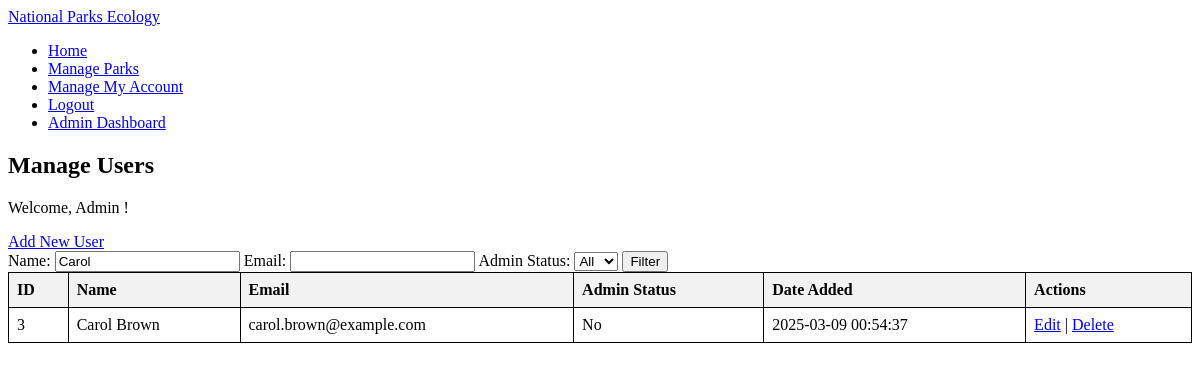
/admin/manageUsers.php?name=Carol (signed in), run on the app's committed database.
### tables this page shows
CREATE TABLE `users` (
  `id` int(11) NOT NULL,
  `first` varchar(50) NOT NULL,
  `last` varchar(50) NOT NULL,
  `email` varchar(100) NOT NULL,
  `password` varchar(255) NOT NULL,
  `is_admin` enum('Yes','No') DEFAULT 'No',
  `dateAdded` timestamp NOT NULL DEFAULT current_timestamp()
);

### admin/manageUsers.php (the view, shortened to what this page needs)
<?php
include('../reusable/connection.php');
$whereClauses = [];
$params = [];
$paramTypes = "";
if (!empty($_GET['name'])) {
    $whereClauses[] = "(first LIKE ? OR last LIKE ?)";
    $params[] = "%" . $_GET['name'] . "%";
    $params[] = "%" . $_GET['name'] . "%";
    $paramTypes .= "ss";
}
$whereSQL = (!empty($whereClauses)) ? " WHERE " . implode(" AND ", $whereClauses) : "";
$query = "SELECT id, first, last, email, is_admin, dateAdded FROM users $whereSQL ORDER BY dateAdded DESC";
$stmt = $connect->prepare($query);
if (!empty($params)) {
    $stmt->bind_param($paramTypes, ...$params);
}
$stmt->execute();
$result = $stmt->get_result();
?>
<!DOCTYPE html>
<html lang="en">
<head>
</head>
<body>
<?php include('../reusable/nav.php'); ?>
    <h2>Manage Users</h2>
    <p>Welcome, <?php echo htmlspecialchars($_SESSION['first'] . " " . $_SESSION['last']); ?>!</p>
    <a href="createUser.php">Add New User</a>
    <form method="GET">
        <label>Name:</label>
        <input type="text" name="name" value="<?php echo htmlspecialchars($_GET['name'] ?? ''); ?>">
        <label>Email:</label>
        <input type="text" name="email" value="<?php echo htmlspecialchars($_GET['email'] ?? ''); ?>">
        <label>Admin Status:</label>
        <select name="is_admin">
            <option value="">All</option>
        </select>
        <button type="submit">Filter</button>
    </form>
    <?php if ($result->num_rows > 0): ?>
        <table>
            <tr>
                <th>ID</th>
                <th>Name</th>
                <th>Email</th>
                <th>Admin Status</th>
                <th>Date Added</th>
                <th>Actions</th>
            </tr>
            <?php while ($row = $result->fetch_assoc()): ?>
                <tr>
                    <td><?php echo htmlspecialchars($row['id']); ?></td>
                    <td><?php echo htmlspecialchars($row['first'] . " " . $row['last']); ?></td>
                    <td><?php echo htmlspecialchars($row['email']); ?></td>
                    <td><?php echo htmlspecialchars($row['is_admin']); ?></td>
                    <td><?php echo htmlspecialchars($row['dateAdded']); ?></td>
                    <td>
                        <a href="updateUser.php?id=<?php echo $row['id']; ?>">Edit</a> |
                        <a href="deleteUser.php?id=<?php echo $row['id']; ?>" onclick="return confirm('Are you sure you want to delete this user?');">Delete</a>
                    </td>
                </tr>
            <?php endwhile; ?>
        </table>
    <?php else: ?>
        <p>No users found.</p>
    <?php endif; ?>
</body>
</html>

### admin/manageUsers.php (style rules this page uses)
table { width: 100%; border-collapse: collapse; }
table, th, td { border: 1px solid black; }
th, td { padding: 8px; text-align: left; }
th { background-color: #f2f2f2; }

### data on the page
users: id "3", first+last "Carol Brown", email "carol.brown@example.com", is_admin "No", dateAdded "2025-03-09 00:54:37"

### other printed values
$_SESSION['first'] . " " . $_SESSION['last'] "Admin"
